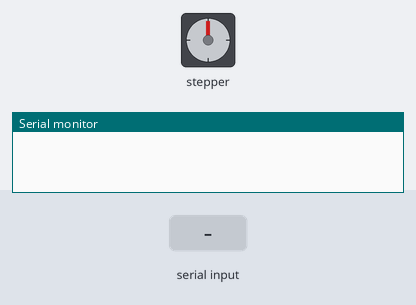
Recording of a sketch running on a simulated Arduino Uno, built with avr-gcc and run on an emulated ATmega328P. On the bench: stepper motor, the last lines printed to the serial monitor. Wiring (inferred from the names in the program): stepper motor (2048 steps per turn assumed): coils pin 8, pin 9, pin 10, pin 11. Inputs (shaded band) come from the test bench.

Above: at 1.2 s.
1.3 s: "90,45\n" received over Serial
At 1.81 s:
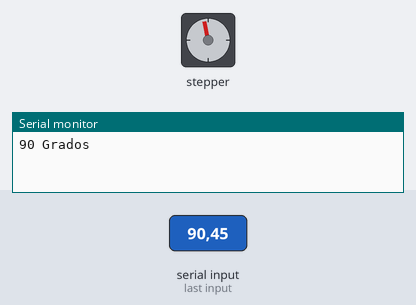
At 4.1 s:
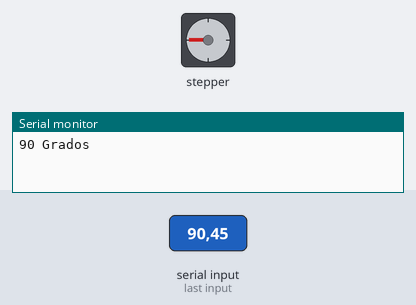
4.3 s: "200\n" received over Serial
At 8.7 s:
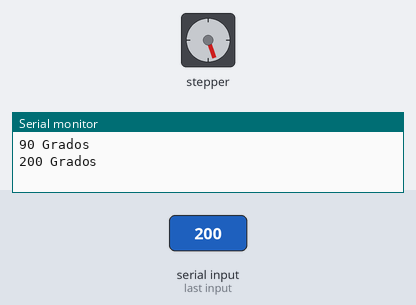
Timing chart, 0 to 10.2 s (numbered marks = the images above; inputs shaded):
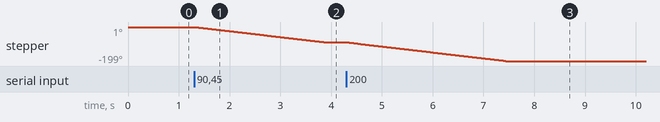

The sketch:

MotorPasos.ino
```cpp
/* Motor Paso a Paso ajustado a grados
  by: www.elprofegarcia.com

  Gira los grados que se le indiquen por el monitor serial o bluetooth

  Arduino    Driver ULN200
  8          IN1
  9          IN2
  10         IN3
  11         IN4

  Tienda en Linea: http://dinastiatecnologica.com/
*/


int retardo = 5;        // Tiempo de retardo en milisegundos (Velocidad del Motor)
int dato_rx;            // valor recibido en grados
int numero_pasos = 0;   // Valor en grados donde se encuentra el motor
String leeCadena;       // Almacena la cadena de datos recibida

void setup() {
  Serial.begin(9600);     // inicializamos el puerto serie a 9600 baudios
  pinMode(11, OUTPUT);    // Pin 11 conectar a IN4
  pinMode(10, OUTPUT);    // Pin 10 conectar a IN3
  pinMode(9, OUTPUT);     // Pin 9 conectar a IN2
  pinMode(8, OUTPUT);     // Pin 8 conectar a IN1
}

void loop() {
  while (Serial.available()) {    // Leer el valor enviado por el Puerto serial
    delay(retardo);
    char c  = Serial.read();     // Lee los caracteres
    leeCadena += c;              // Convierte Caracteres a cadena de caracteres
  }
  if (leeCadena.length() > 0) {
    dato_rx = leeCadena.toInt();   // Convierte Cadena de caracteres a Enteros
    Serial.print(dato_rx);         // Envia valor en Grados
    Serial.println(" Grados");
    delay(retardo);
    dato_rx = (dato_rx * 1.4222222222); // Ajuste de 512 vueltas a los 360 grados
  }

  while (dato_rx > numero_pasos) { // Giro hacia la izquierda en grados
    paso_izq();
    numero_pasos = numero_pasos + 1;
  }
  while (dato_rx < numero_pasos) { // Giro hacia la derecha en grados
    paso_der();
    numero_pasos = numero_pasos - 1;
  }
  leeCadena = "";   // Inicializamos la cadena de caracteres recibidos
  apagado();         // Apagado del Motor para que no se caliente
}  ///////////////////// Fin del Loop ///////////////////////////

void paso_der() {        // Pasos a la derecha
  digitalWrite(11, LOW);
  digitalWrite(10, LOW);
  digitalWrite(9, HIGH);
  digitalWrite(8, HIGH);
  delay(retardo);
  digitalWrite(11, LOW);
  digitalWrite(10, HIGH);
  digitalWrite(9, HIGH);
  digitalWrite(8, LOW);
  delay(retardo);
  digitalWrite(11, HIGH);
  digitalWrite(10, HIGH);
  digitalWrite(9, LOW);
  digitalWrite(8, LOW);
  delay(retardo);
  digitalWrite(11, HIGH);
  digitalWrite(10, LOW);
  digitalWrite(9, LOW);
  digitalWrite(8, HIGH);
  delay(retardo);
}

void paso_izq() {        // Pasos a la izquierda
  digitalWrite(11, HIGH);
  digitalWrite(10, HIGH);
  digitalWrite(9, LOW);
  digitalWrite(8, LOW);
  delay(retardo);
  digitalWrite(11, LOW);
  digitalWrite(10, HIGH);
  digitalWrite(9, HIGH);
  digitalWrite(8, LOW);
  delay(retardo);
  digitalWrite(11, LOW);
  digitalWrite(10, LOW);
  digitalWrite(9, HIGH);
  digitalWrite(8, HIGH);
  delay(retardo);
  digitalWrite(11, HIGH);
  digitalWrite(10, LOW);
  digitalWrite(9, LOW);
  digitalWrite(8, HIGH);
  delay(retardo);
}

void apagado() {         // Apagado del Motor
  digitalWrite(11, LOW);
  digitalWrite(10, LOW);
  digitalWrite(9, LOW);
  digitalWrite(8, LOW);
}
```

Measured:
- after the input at 1.3 s, stepper: turns 89° counter-clockwise in 2.5 s, starting after 0.07 s
- after the input at 4.3 s, stepper: turns 110° counter-clockwise in 3.1 s, starting at once
